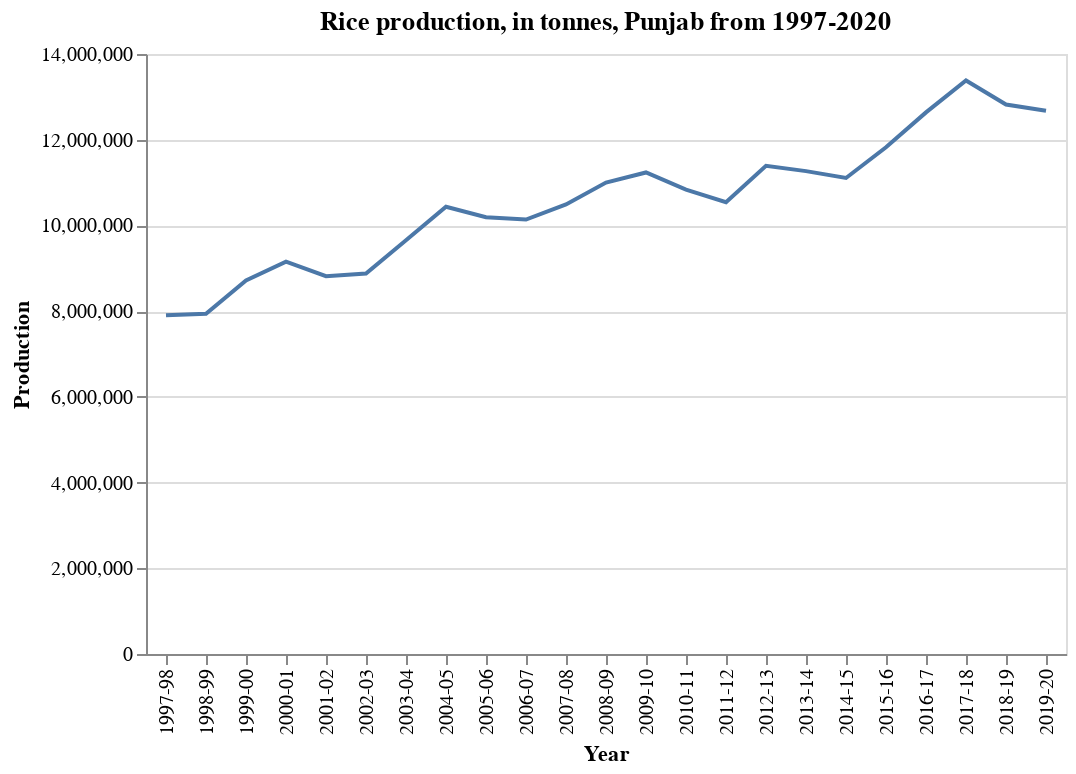

The cell this chart's notebook holds for it:
### Code cell
alt.Chart(pj_rice_prod).mark_line().encode(
    x='Year',
    y=('Production')
).properties(
    title='Rice production, in tonnes, Punjab from 1997-2020')

### Figure 1 — Vega-Lite specification as saved in the notebook (floating-point values rounded to 4 significant figures)
{"config": {"view": {"continuousWidth": 400, "continuousHeight": 300}}, "data": {"name": "data-9f874b2bc78d0cf8dd6562bac1966192"}, "mark": "line", "encoding": {"x": {"field": "Year", "type": "nominal"}, "y": {"field": "Production", "type": "quantitative"}}, "title": "Rice production, in tonnes, Punjab from 1997-2020", "$schema": "https://vega.github.io/schema/vega-lite/v4.17.0.json", "datasets": {"data-9f874b2bc78d0cf8dd6562bac1966192": [{"Year": "1997-98", "Production": 7904000.0}, {"Year": "1998-99", "Production": 7940000.0}, {"Year": "1999-00", "Production": 8716000.0}, {"Year": "2000-01", "Production": 9154000.0}, {"Year": "2001-02", "Production": 8816000.0}, {"Year": "2002-03", "Production": 8880000.0}, {"Year": "2003-04", "Production": 9656000.0}, {"Year": "2004-05", "Production": 10440000.0}, {"Year": "2005-06", "Production": 10190000.0}, {"Year": "2006-07", "Production": 10140000.0}, {"Year": "2007-08", "Production": 10490000.0}, {"Year": "2008-09", "Production": 11000000.0}, {"Year": "2009-10", "Production": 11240000.0}, {"Year": "2010-11", "Production": 10840000.0}, {"Year": "2011-12", "Production": 10540000.0}, {"Year": "2012-13", "Production": 11390000.0}, {"Year": "2013-14", "Production": 11270000.0}, {"Year": "2014-15", "Production": 11110000.0}, {"Year": "2015-16", "Production": 11820000.0}, {"Year": "2016-17", "Production": 12640000.0}, {"Year": "2017-18", "Production": 13380000.0}, {"Year": "2018-19", "Production": 12820000.0}, {"Year": "2019-20", "Production": 12680000.0}]}}
